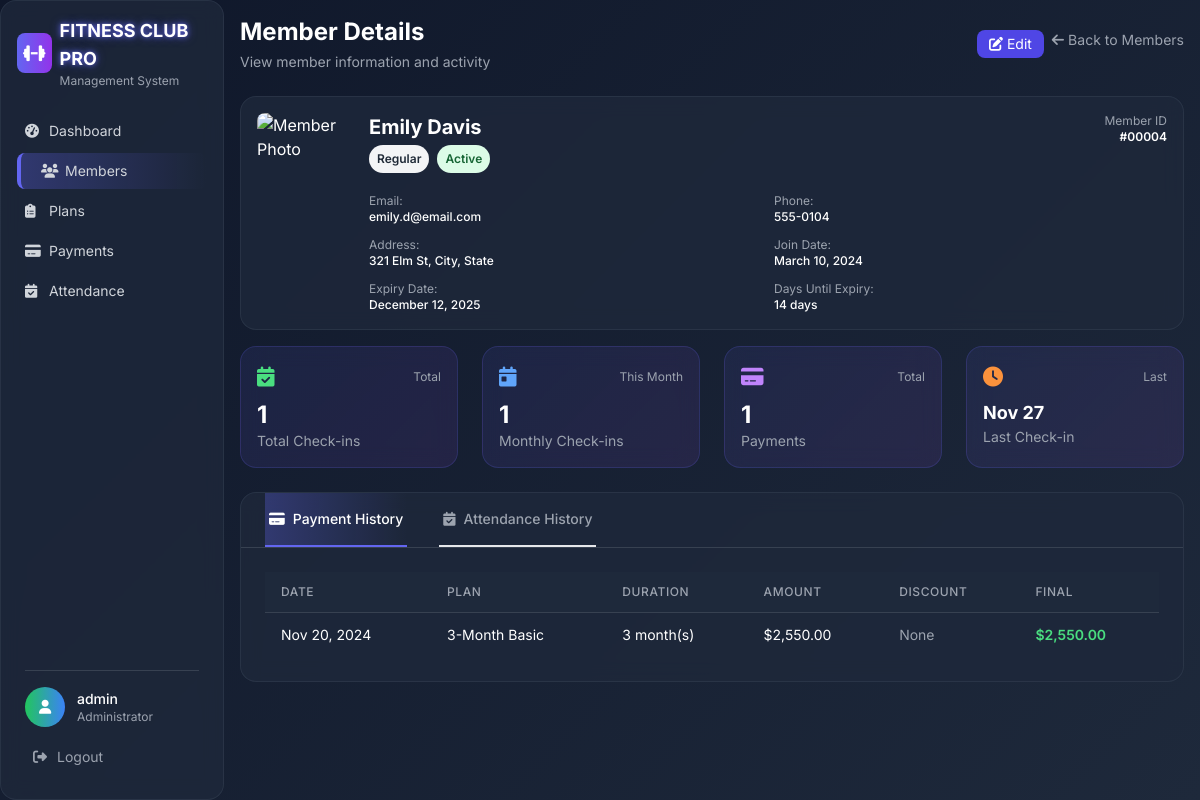
The page /members/view.php?id=4 (signed in) on the database its author committed.
### tables this page shows
CREATE TABLE members (
    id INT AUTO_INCREMENT PRIMARY KEY,
    full_name VARCHAR(100) NOT NULL,
    email VARCHAR(100) NOT NULL UNIQUE,
    phone VARCHAR(20) NOT NULL,
    address TEXT NOT NULL,
    member_type ENUM('Regular', 'Student', 'Senior') NOT NULL DEFAULT 'Regular',
    photo VARCHAR(255) DEFAULT NULL,
    join_date DATE NOT NULL,
    expiry_date DATE NOT NULL,
    status ENUM('Active', 'Expired') NOT NULL DEFAULT 'Active',
    created_at TIMESTAMP DEFAULT CURRENT_TIMESTAMP,
    INDEX idx_email (email),
    INDEX idx_status (status),
    INDEX idx_expiry (expiry_date)
);

CREATE TABLE attendance (
    id INT AUTO_INCREMENT PRIMARY KEY,
    member_id INT NOT NULL,
    checkin_date DATE NOT NULL,
    checkin_time TIME NOT NULL,
    created_at TIMESTAMP DEFAULT CURRENT_TIMESTAMP,
    FOREIGN KEY (member_id) REFERENCES members(id) ON DELETE CASCADE,
    UNIQUE KEY unique_daily_checkin (member_id, checkin_date),
    INDEX idx_checkin_date (checkin_date),
    INDEX idx_member_attendance (member_id)
);

CREATE TABLE payments (
    id INT AUTO_INCREMENT PRIMARY KEY,
    member_id INT NOT NULL,
    plan_id INT NOT NULL,
    original_amount DECIMAL(10,2) NOT NULL,
    discount_percent DECIMAL(5,2) NOT NULL DEFAULT 0.00,
    discount_amount DECIMAL(10,2) NOT NULL DEFAULT 0.00,
    final_amount DECIMAL(10,2) NOT NULL,
    payment_date DATE NOT NULL,
    paid_by VARCHAR(50) NOT NULL,
    notes TEXT,
    created_at TIMESTAMP DEFAULT CURRENT_TIMESTAMP,
    FOREIGN KEY (member_id) REFERENCES members(id) ON DELETE CASCADE,
    FOREIGN KEY (plan_id) REFERENCES plans(id) ON DELETE RESTRICT,
    INDEX idx_member (member_id),
    INDEX idx_payment_date (payment_date)
);

CREATE TABLE plans (
    id INT AUTO_INCREMENT PRIMARY KEY,
    plan_name VARCHAR(50) NOT NULL UNIQUE,
    duration_months INT NOT NULL,
    price DECIMAL(10,2) NOT NULL,
    description TEXT,
    created_at TIMESTAMP DEFAULT CURRENT_TIMESTAMP,
    INDEX idx_plan_name (plan_name)
);

### members/view.php (the view, shortened to what the rows shown need)
<?php
require_once '../helpers/functions.php';
require_once '../models/Member.php';
require_once '../models/Payment.php';
require_once '../models/Attendance.php';
$id = (int)($_GET['id'] ?? 0);
$member = new Member();
$payment = new Payment();
$attendance = new Attendance();
$memberData = $member->getById($id);
$paymentHistory = $payment->getByMemberId($id);
$attendanceStats = $attendance->getMemberAttendanceStats($id);
?>
<!DOCTYPE html>
<html lang="en">
<head>
    <script src="https://cdn.tailwindcss.com"></script>
    <link rel="stylesheet" href="https://cdnjs.cloudflare.com/ajax/libs/font-awesome/6.4.0/css/all.min.css">
</head>
<body class="bg-slate-900 text-white">
    <div class="fixed left-0 top-0 h-full w-56 glass-card p-4 z-10">
        <div class="flex items-center mb-6">
            <div>
                <h1 class="text-lg font-bold neon-text">FITNESS CLUB PRO</h1>
            </div>
        </div>
    </div>
    <div class="ml-56 p-4">
        <div class="flex justify-between items-center mb-6">
            <div>
                <h1 class="text-2xl font-bold mb-1">Member Details</h1>
            </div>
        </div>
        <div class="glass-card p-4 mb-4">
            <div class="flex flex-col md:flex-row gap-4">
                <div class="flex-1">
                    <div class="flex items-start justify-between mb-3">
                        <div>
                            <h2 class="text-xl font-bold mb-1 text-sm"><?php echo htmlspecialchars($memberData['full_name']); ?></h2>
                            <div class="flex items-center space-x-2 mb-2">
                                <span class="px-2 py-1 inline-flex text-xs leading-5 font-semibold rounded-full <?php echo getMemberTypeBadgeColor($memberData['member_type']); ?>">
                                    <?php echo htmlspecialchars($memberData['member_type']); ?>
                                </span>
                                <span class="px-2 py-1 inline-flex text-xs leading-5 font-semibold rounded-full <?php echo getStatusBadgeColor($memberData['status']); ?>">
                                    <?php echo htmlspecialchars($memberData['status']); ?>
                                </span>
                            </div>
                        </div>
                        <div class="text-right">
                            <p class="text-xs text-gray-400">Member ID</p>
                            <p class="font-semibold text-xs">#<?php echo str_pad($memberData['id'], 5, '0', STR_PAD_LEFT); ?></p>
                        </div>
                    </div>
                    <div class="grid grid-cols-1 md:grid-cols-2 gap-3 text-xs">
                        <div>
                            <span class="text-gray-400 text-xs">Email:</span>
                            <p class="font-medium text-xs"><?php echo htmlspecialchars($memberData['email']); ?></p>
                        </div>
                        <div>
                            <span class="text-gray-400 text-xs">Phone:</span>
                            <p class="font-medium text-xs"><?php echo htmlspecialchars($memberData['phone']); ?></p>
                        </div>
                        <div>
                            <span class="text-gray-400 text-xs">Address:</span>
                            <p class="font-medium text-xs"><?php echo htmlspecialchars($memberData['address']); ?></p>
                        </div>
                        <div>
                            <span class="text-gray-400 text-xs">Join Date:</span>
                            <p class="font-medium text-xs"><?php echo date('F d, Y', strtotime($memberData['join_date'])); ?></p>
                        </div>
                        <div>
                            <span class="text-gray-400 text-xs">Expiry Date:</span>
                            <p class="font-medium text-xs"><?php echo date('F d, Y', strtotime($memberData['expiry_date'])); ?></p>
                        </div>
                        <div>
                            <span class="text-gray-400 text-xs">Days Until Expiry:</span>
                            <p class="font-medium text-xs <?php echo daysUntilExpiry($memberData['expiry_date']) <= 7 ? 'text-orange-400' : ''; ?>">
                                <?php
                                $days = daysUntilExpiry($memberData['expiry_date']);
                                echo $days > 0 ? "$days days" : "Expired";
                                ?>
                            </p>
                        </div>
                    </div>
                </div>
            </div>
        </div>
        <div class="grid grid-cols-1 md:grid-cols-4 gap-6 mb-6">
            <div class="stat-card glass-card p-4">
                <div class="flex items-center justify-between mb-2">
                    <i class="fas fa-clock text-orange-400 text-xl"></i>
                    <span class="text-xs text-gray-400">Last</span>
                </div>
                <h3 class="text-lg font-bold">
                    <?php
                    if ($attendanceStats['last_checkin']) {
                        echo date('M d', strtotime($attendanceStats['last_checkin']['checkin_date']));
                    } else {
                        echo 'Never';
                    }
                    ?>
                </h3>
                <p class="text-sm text-gray-400">Last Check-in</p>
            </div>
        </div>
        <div class="glass-card">
            <div id="payments-content" class="p-6">
                <div class="overflow-x-auto">
                    <table class="w-full">
                        <thead class="bg-slate-800 border-b border-gray-700">
                            <tr>
                                <th class="px-4 py-3 text-left text-xs font-medium text-gray-400 uppercase tracking-wider">Date</th>
                                <th class="px-4 py-3 text-left text-xs font-medium text-gray-400 uppercase tracking-wider">Plan</th>
                                <th class="px-4 py-3 text-left text-xs font-medium text-gray-400 uppercase tracking-wider">Duration</th>
                                <th class="px-4 py-3 text-left text-xs font-medium text-gray-400 uppercase tracking-wider">Amount</th>
                                <th class="px-4 py-3 text-left text-xs font-medium text-gray-400 uppercase tracking-wider">Discount</th>
                                <th class="px-4 py-3 text-left text-xs font-medium text-gray-400 uppercase tracking-wider">Final</th>
                            </tr>
                        </thead>
                        <tbody class="divide-y divide-gray-700">
                            <?php if (!empty($paymentHistory)): ?>
                                <?php foreach ($paymentHistory as $payment): ?>
                                    <tr class="table-row transition-colors">
                                        <td class="px-4 py-3 whitespace-nowrap text-sm">
                                            <?php echo date('M d, Y', strtotime($payment['payment_date'])); ?>
                                        </td>
                                        <td class="px-4 py-3 whitespace-nowrap text-sm">
                                            <?php echo htmlspecialchars($payment['plan_name']); ?>
                                        </td>
                                        <td class="px-4 py-3 whitespace-nowrap text-sm">
                                            <?php echo $payment['duration_months']; ?> month(s)
                                        </td>
                                        <td class="px-4 py-3 whitespace-nowrap text-sm">
                                            $<?php echo number_format($payment['original_amount'], 2); ?>
                                        </td>
                                        <td class="px-4 py-3 whitespace-nowrap text-sm">
                                            <?php if ($payment['discount_percent'] > 0): ?>
                                                <span class="text-green-400">
                                                    <?php echo $payment['discount_percent']; ?>% ($<?php echo number_format($payment['discount_amount'], 2); ?>)
                                                </span>
                                            <?php else: ?>
                                                <span class="text-gray-400">None</span>
                                            <?php endif; ?>
                                        </td>
                                        <td class="px-4 py-3 whitespace-nowrap text-sm font-semibold text-green-400">
                                            $<?php echo number_format($payment['final_amount'], 2); ?>
                                        </td>
                                    </tr>
                                <?php endforeach; ?>
                            <?php endif; ?>
                        </tbody>
                    </table>
                </div>
            </div>
        </div>
    </div>
</body>
</html>

### rows shown on the page
members: full_name "Emily Davis", member_type "Regular", status "Active", id "00004", email "emily.d@email.com", phone "555-0104", address "321 Elm St, City, State", join_date "March 10, 2024", expiry_date "December 12, 2025", expiry_date "14"
attendance: checkin_date "Nov 27"
payments: payment_date "Nov 20, 2024", plan.plan_name "3-Month Basic", plan.duration_months "3", original_amount "2,550.00", discount_percent "None", final_amount "2,550.00"

### other values the page prints
$_SESSION['admin_username'] "admin"
$attendanceStats['total_checkins'] "1"
$attendanceStats['checkins_this_month'] "1"
count($paymentHistory) "1"
